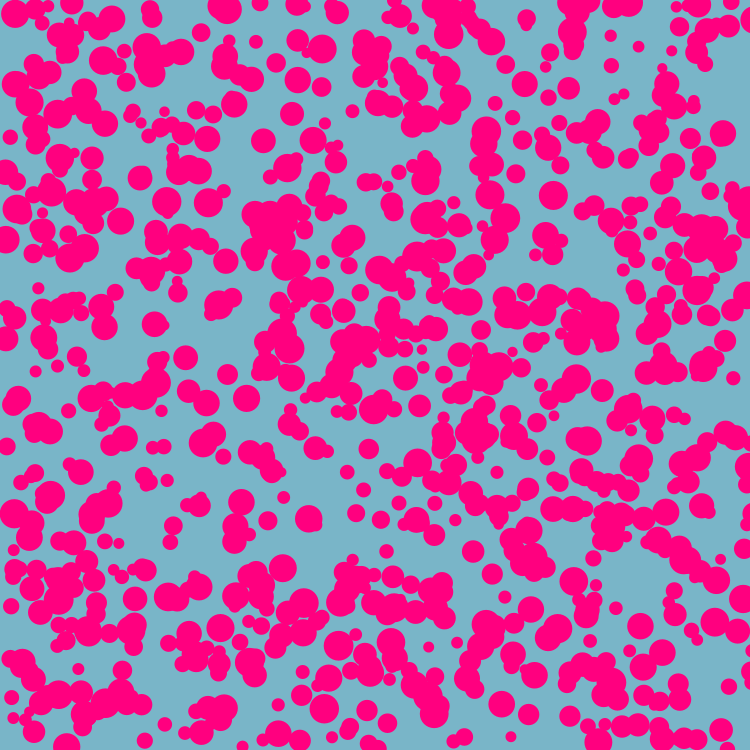
Frame 1 (no input)
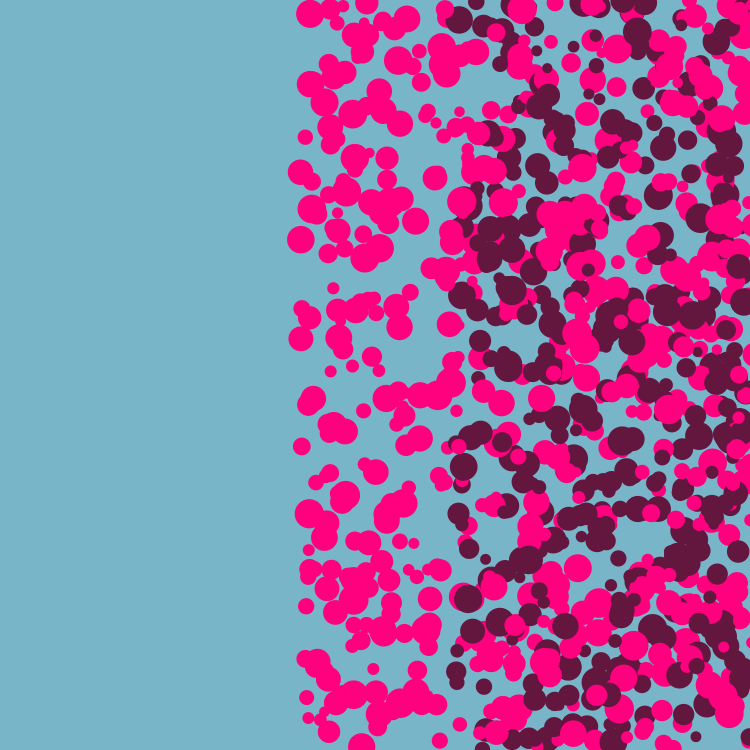
Frame 60 (the mouse pressed at the canvas centre just before this capture)
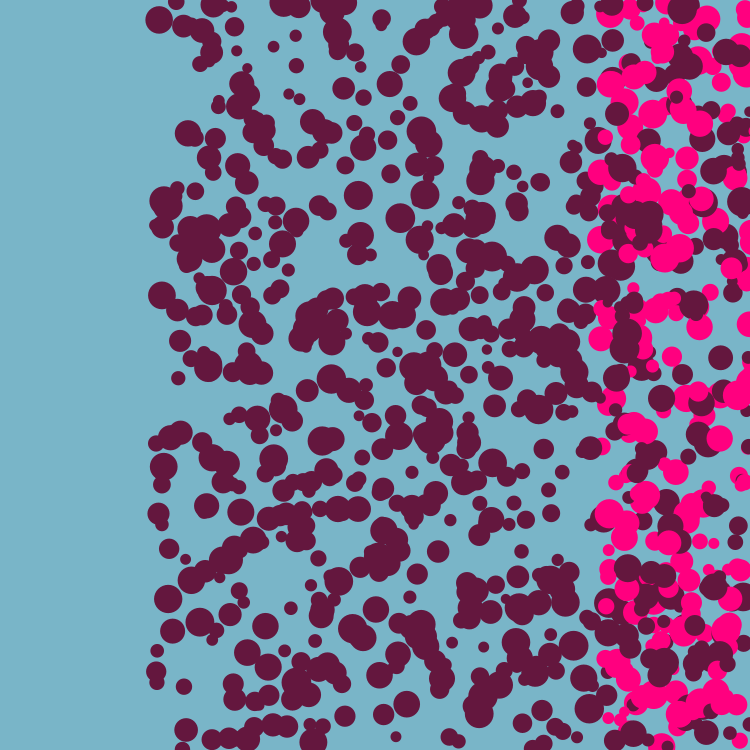
Frame 120 (the mouse held since frame 60 and released just before this capture)

The Processing sketch that drew these frames (run headless with seeded random() and noise(); from frame 60 on, the mouse is pressed at the canvas centre):

// Processing sketch: processing_33787
// ── processing_33787.pde

int numCircles = 1000;
float [] circleX = new float [numCircles];
float [] circleY = new float [numCircles];
float [] vel = new float[numCircles];
int [] r = new int[numCircles];
int [] b = new int[numCircles];
int [] g = new int[numCircles];
boolean [] back = new boolean [numCircles];
float rad[] = new float[numCircles];



void setup(){
  size(750, 750);
  smooth();
  noStroke();
  frameRate(30);
  
  for(int i =0; i<numCircles; i++){
    circleX[i] = random(0, width);
    circleY[i] = random(0, height);
    vel[i] = 5;
    back[i] = false;
    rad[i] = random(10, 30);
    
  }
}

void draw(){
 background(121, 181, 200);
  for(int i = 0; i<numCircles; i++){
  
  
    bounce(i);
    make(i);

  }
}

void make(int i){
  if(back[i] == true){
    
    fill(100, 23, 62);
     noStroke();
  ellipse(circleX[i], circleY[i], rad[i], rad[i]);
  }
  else{
  fill(255, 0, 127);
  noStroke();
  ellipse(circleX[i], circleY[i], rad[i], rad[i]);
  }
}

void bounce(int i){

  if (circleX[i] < 0 || circleX[i] > height){
    vel[i] *= -1;
    back[i] = !back[i];
    
  }
    
    circleX[i] += vel[i];
}
